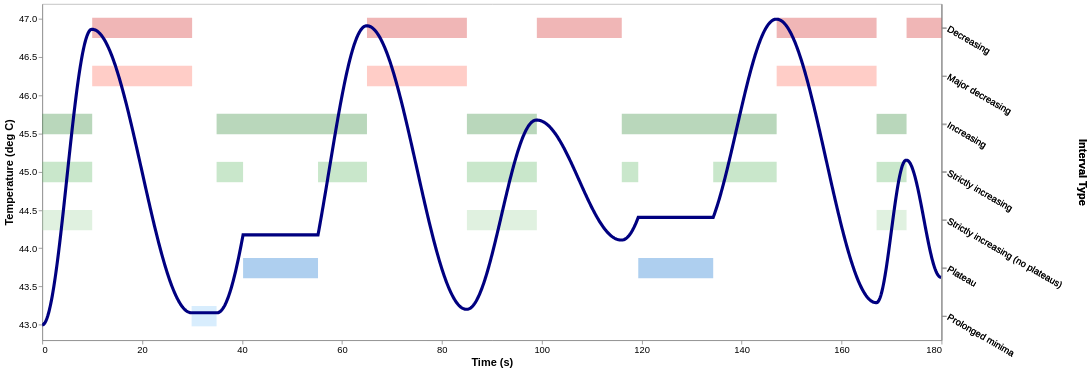

Write notebook code for a chart like this one.
### Code cell
plot_stimulus_with_labels_altair_single_panel(stimulus)

### Figure 1 — Vega-Lite specification as saved in the notebook (floating-point values rounded to 4 significant figures; data arrays with more than 128 entries replaced by an {"elided": "..."} marker saying what was removed)
{"config": {"view": {"continuousWidth": 300, "continuousHeight": 300, "stroke": "#b7b7b7"}, "axis": {"grid": false, "gridColor": "#d9d9d9", "gridDash": [4, 4], "gridOpacity": 0.55, "labelFontSize": 12, "titleFontSize": 14}}, "layer": [{"data": {"name": "data-28a6dc4d80ee747f5176901259cf9e87"}, "mark": {"type": "bar", "opacity": 0.35, "size": 26}, "encoding": {"color": {"field": "interval_type", "legend": null, "scale": {"domain": ["decreasing_intervals", "major_decreasing_intervals", "increasing_intervals", "strictly_increasing_intervals", "strictly_increasing_intervals_without_plateaus", "plateau_intervals", "prolonged_minima_intervals"], "range": ["#d32f2f", "#ff6f60", "#388e3c", "#66bb6a", "#a5d6a7", "#1976d2", "#90caf9"]}, "type": "nominal"}, "tooltip": [{"field": "interval_label", "title": "Type", "type": "nominal"}, {"field": "start_s", "format": ".2f", "title": "Start (s)", "type": "quantitative"}, {"field": "end_s", "format": ".2f", "title": "End (s)", "type": "quantitative"}], "x": {"axis": {"title": "Time (s)", "values": [0, 20, 40, 60, 80, 100, 120, 140, 160, 180]}, "field": "start_s", "scale": {"domain": [0, 180.0]}, "type": "quantitative"}, "x2": {"field": "end_s"}, "y": {"axis": {"labelAlign": "left", "labelAngle": 30, "labelBaseline": "middle", "orient": "right", "tickSize": 6, "ticks": true, "title": "Interval Type", "titleAngle": 90, "titlePadding": 16}, "field": "interval_label", "scale": {"domain": ["Decreasing", "Major decreasing", "Increasing", "Strictly increasing", "Strictly increasing\n(no plateaus)", "Plateau", "Prolonged minima"]}, "sort": ["Decreasing", "Major decreasing", "Increasing", "Strictly increasing", "Strictly increasing\n(no plateaus)", "Plateau", "Prolonged minima"], "type": "nominal"}}}, {"data": {"name": "data-711cea97c8364478e8d3beb925e9848c"}, "mark": {"type": "point", "opacity": 0}, "encoding": {"x": {"value": 0}, "y": {"axis": {"labelAlign": "left", "labelAngle": 30, "labelBaseline": "middle", "orient": "right", "tickSize": 6, "ticks": true, "title": "Interval Type", "titleAngle": 90, "titlePadding": 16}, "field": "interval_label", "scale": {"domain": ["Decreasing", "Major decreasing", "Increasing", "Strictly increasing", "Strictly increasing\n(no plateaus)", "Plateau", "Prolonged minima"]}, "sort": ["Decreasing", "Major decreasing", "Increasing", "Strictly increasing", "Strictly increasing\n(no plateaus)", "Plateau", "Prolonged minima"], "type": "nominal"}}}, {"data": {"name": "data-0fa338810bd54ef53e83df29f381d3ee"}, "mark": {"type": "line", "color": "#000080", "strokeWidth": 4}, "encoding": {"tooltip": [{"field": "time_s", "format": ".2f", "title": "Time (s)", "type": "quantitative"}, {"field": "temperature", "format": ".3f", "title": "Temperature (deg C)", "type": "quantitative"}], "x": {"axis": {"title": "Time (s)", "values": [0, 20, 40, 60, 80, 100, 120, 140, 160, 180]}, "field": "time_s", "scale": {"domain": [0, 180.0]}, "type": "quantitative"}, "y": {"axis": {"tickMinStep": 0.5}, "field": "temperature", "scale": {"domain": [42.8, 47.19]}, "title": "Temperature (deg C)", "type": "quantitative"}}}], "height": 430, "resolve": {"scale": {"y": "independent"}}, "width": 1150, "$schema": "https://vega.github.io/schema/vega-lite/v5.20.1.json", "datasets": {"data-28a6dc4d80ee747f5176901259cf9e87": [{"interval_type": "decreasing_intervals", "interval_label": "Decreasing", "start_s": 10.0, "end_s": 30.0}, {"interval_type": "decreasing_intervals", "interval_label": "Decreasing", "start_s": 65.0, "end_s": 85.0}, {"interval_type": "decreasing_intervals", "interval_label": "Decreasing", "start_s": 99.0, "end_s": 116.0}, {"interval_type": "decreasing_intervals", "interval_label": "Decreasing", "start_s": 147.0, "end_s": 167.0}, {"interval_type": "decreasing_intervals", "interval_label": "Decreasing", "start_s": 173.0, "end_s": 180.0}, {"interval_type": "major_decreasing_intervals", "interval_label": "Major decreasing", "start_s": 10.0, "end_s": 30.0}, {"interval_type": "major_decreasing_intervals", "interval_label": "Major decreasing", "start_s": 65.0, "end_s": 85.0}, {"interval_type": "major_decreasing_intervals", "interval_label": "Major decreasing", "start_s": 147.0, "end_s": 167.0}, {"interval_type": "increasing_intervals", "interval_label": "Increasing", "start_s": 0.0, "end_s": 10.0}, {"interval_type": "increasing_intervals", "interval_label": "Increasing", "start_s": 34.9, "end_s": 65.0}, {"interval_type": "increasing_intervals", "interval_label": "Increasing", "start_s": 85.0, "end_s": 99.0}, {"interval_type": "increasing_intervals", "interval_label": "Increasing", "start_s": 116.0, "end_s": 147.0}, {"interval_type": "increasing_intervals", "interval_label": "Increasing", "start_s": 167.0, "end_s": 173.0}, {"interval_type": "strictly_increasing_intervals", "interval_label": "Strictly increasing", "start_s": 0.0, "end_s": 10.0}, {"interval_type": "strictly_increasing_intervals", "interval_label": "Strictly increasing", "start_s": 34.9, "end_s": 40.2}, {"interval_type": "strictly_increasing_intervals", "interval_label": "Strictly increasing", "start_s": 55.2, "end_s": 65.0}, {"interval_type": "strictly_increasing_intervals", "interval_label": "Strictly increasing", "start_s": 85.0, "end_s": 99.0}, {"interval_type": "strictly_increasing_intervals", "interval_label": "Strictly increasing", "start_s": 116.0, "end_s": 119.3}, {"interval_type": "strictly_increasing_intervals", "interval_label": "Strictly increasing", "start_s": 134.3, "end_s": 147.0}, {"interval_type": "strictly_increasing_intervals", "interval_label": "Strictly increasing", "start_s": 167.0, "end_s": 173.0}, {"interval_type": "strictly_increasing_intervals_without_plateaus", "interval_label": "Strictly increasing\n(no plateaus)", "start_s": 0.0, "end_s": 10.0}, {"interval_type": "strictly_increasing_intervals_without_plateaus", "interval_label": "Strictly increasing\n(no plateaus)", "start_s": 85.0, "end_s": 99.0}, {"interval_type": "strictly_increasing_intervals_without_plateaus", "interval_label": "Strictly increasing\n(no plateaus)", "start_s": 167.0, "end_s": 173.0}, {"interval_type": "plateau_intervals", "interval_label": "Plateau", "start_s": 40.2, "end_s": 55.2}, {"interval_type": "plateau_intervals", "interval_label": "Plateau", "start_s": 119.3, "end_s": 134.3}, {"interval_type": "prolonged_minima_intervals", "interval_label": "Prolonged minima", "start_s": 29.9, "end_s": 34.9}], "data-711cea97c8364478e8d3beb925e9848c": [{"interval_label": "Decreasing"}, {"interval_label": "Major decreasing"}, {"interval_label": "Increasing"}, {"interval_label": "Strictly increasing"}, {"interval_label": "Strictly increasing\n(no plateaus)"}, {"interval_label": "Plateau"}, {"interval_label": "Prolonged minima"}], "data-0fa338810bd54ef53e83df29f381d3ee": {"elided": "1800 records"}}}
